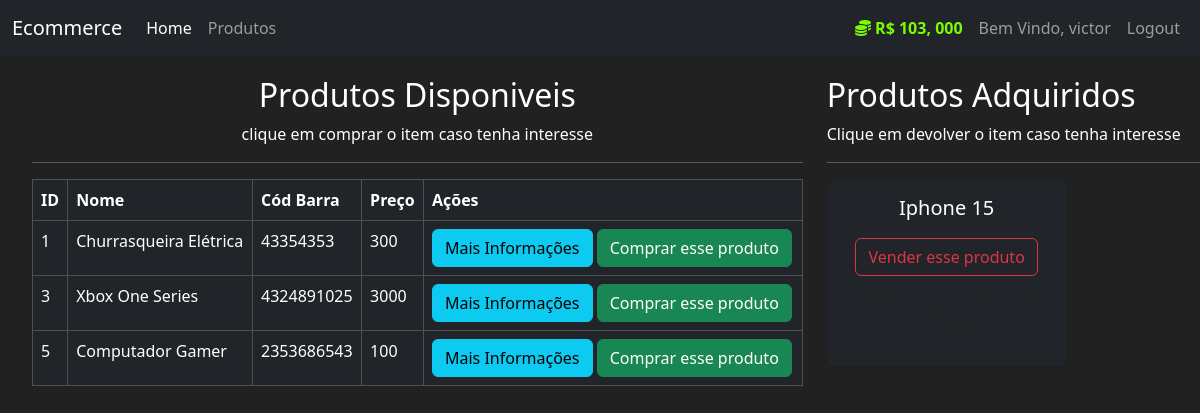
/produtos (signed in), run on the app's committed database.
### mercado/models.py (models this page shows, shortened)
class User(db.Model, UserMixin):
    id = db.Column(db.Integer, primary_key=True)
    usuario = db.Column(db.String(length=30), nullable=False, unique = True)
    email = db.Column(db.String(length=50), nullable=False, unique = True)
    senha = db.Column(db.String(length=60), nullable=False, unique = True)
    valor = db.Column(db.Integer, nullable=False, default=5000)
    itens = db.relationship('Item', backref='dono_user',lazy=True)
    @property
    def formataValor(self):
        if len(str(self.valor)) >= 4:
            return f"R$ {str(self.valor)[:-3]}, {str(self.valor)[-3:]}"
        else:
            return f"R$ {self.valor}"
    @property
    def senhacrip(self):
        return self.senhacrip

class Item(db.Model):
    id = db.Column(db.Integer,primary_key=True)
    nome = db.Column(db.String(length=30),nullable=False, unique=True)
    preco = db.Column(db.Integer,nullable=False)
    cod_barra = db.Column(db.String(length=12),nullable=False, unique=True)
    descricao = db.Column(db.String(length=1024),nullable=False, unique=True)
    dono = db.Column(db.Integer, db.ForeignKey('user.id'))

### mercado/routes.py (the view, shortened to what this page needs)
@app.route('/produtos', methods=['GET', 'POST'])
@login_required
def page_produto():
    compra_form = CompraProdutoForm()
    venda_form = VendaProdutoForm()
    itens = Item.query.filter_by(dono=None)
    dono_itens = Item.query.filter_by(dono=current_user.id)
    return render_template("produtos.html", itens=itens, compra_form=compra_form, dono_itens=dono_itens, venda_form=venda_form)

### mercado/models.py (called while the page is built)
@login_manager.user_loader
def load_user(user_id):
    return User.query.get(int(user_id))

### mercado/templates/produtos.html (shortened to what this page needs)
{% extends 'base.html' %}
{% block conteudo %}
    <div class="row" style="margin-top: 20px; margin-left: 20px;">
        <div class="col-8">
            <h2 style="text-align: center;">Produtos Disponiveis</h2>
            <p style="text-align: center;">clique em comprar o item caso tenha interesse</p>
            <hr>
            <table class="table table-hover table-dark table-bordered">
                <thead>
                    <tr>
                        <th scope="col">ID</th>
                        <th scope="col">Nome</th>
                        <th scope="col">Cód Barra</th>
                        <th scope="col">Preço</th>
                        <th scope="col">Ações</th>
                    </tr>
                </thead>
                <tbody>
                    {% for item in itens %}
                    <tr>
                        <td>{{item.id}}</td>
                        <td>{{item.nome}}</td>
                        <td>{{item.cod_barra}}</td>
                        <td>{{item.preco}}</td>
                        <td>
                            <button data-bs-toggle="modal" data-bs-target="#exampleModal-{{item.id}}" class="btn btn-outline btn-info">Mais Informações</button>
                            <button data-bs-toggle="modal" data-bs-target="#exampleModalCompra-{{item.id}}" class="btn btn-outline btn-success">Comprar esse produto</button>
                        </td>
                    </tr>
                    {% endfor %}
                </tbody>
            </table>
        </div>
        <div class="col-4">
            <h2>Produtos Adquiridos</h2>
            <p>Clique em devolver o item caso tenha interesse</p>
            <hr>
            {% for dono_item in dono_itens %}
              <div class="col-md-6">
                <div class="card text-center bg-dark" style="width: 15rem;">
                  <div class="card-body">
                    <h5 class="card-title" style="color: white;">{{dono_item.nome}}</h5>
                    <button style="margin-bottom: 10px; margin-top: 10px;" data-bs-toggle="modal" data-bs-target="#exampleModalVenda-{{ dono_item.id }}" class="btn btn-outline-danger" type="button">
                      Vender esse produto
                    </button>
                    <p>
                      <strong>
                      </strong>
                    </p>
                  </div>
                </div>
              </div>
            {% endfor %}
          </div>
      </div>
{% endblock %}

### mercado/templates/base.html (shortened to what this page needs)
<!DOCTYPE html>
<html lang="en">
<head>
    <link rel="stylesheet" href="https://cdn.jsdelivr.net/npm/bootstrap@5.3.3/dist/css/bootstrap.min.css"
        rel="stylesheet"
>
</head>
<body>
    <nav class="navbar navbar-expand-lg navbar-dark bg-dark">
        <div class="container-fluid">
            <a class="navbar-brand" href="#">Ecommerce</a>
            <div class="collapse navbar-collapse" id="navbarSupportedContent">
                <div class="navbar-nav me-auto">
                    <a class="nav-link active" aria-current="page" href="{{url_for('page_home')}}">Home</a>
                    <a class="nav-link" href="{{url_for('page_produto')}}">Produtos</a>
                </div>
                {% if current_user.is_authenticated %}
                <div class="navbar-nav ms-auto">
                    <a class="nav-link" style="color:lawngreen; font-weight: bold;">
                        <i class="fas fa-coins"></i>
                        {{ current_user.formataValor }}
                    </a>
                    <a class="nav-link">Bem Vindo, {{ current_user.usuario }}</a>
                    <a class="nav-link" href="{{url_for('page_logout')}}">Logout</a>
                </div>
                {% else %}
                <div class="navbar-nav ms-auto">
                    <a class="nav-link" href="{{url_for('page_login')}}">Login</a>
                    <a class="nav-link" href="{{url_for('page_cadastro')}}">Cadastro</a>
                </div>
                {% endif %}
            </div>
        </div>
    </nav>
    {% block conteudo %}
    {% endblock %}
</body>
</html>

### mercado/templates/base.html (style rules this page uses)
body { background-color: #212121; color: white; }

### data on the page
User: formataValor "R$ 103, 000", usuario "victor"
Item: id "1", nome "Churrasqueira Elétrica", cod_barra "43354353", preco "300"
Item: id "3", nome "Xbox One Series", cod_barra "4324891025", preco "3000"
Item: id "5", nome "Computador Gamer", cod_barra "2353686543", preco "100"
Item: nome "Iphone 15"
